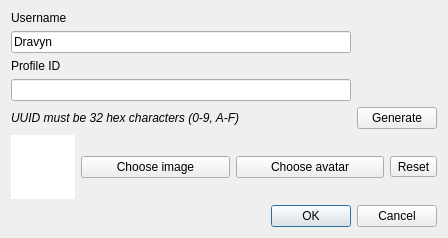
<?xml version='1.0' encoding='UTF-8'?>
<ui version="4.0">
 <class>NewUserDialog</class>
 <widget class="QDialog" name="NewUserDialog">
  <property name="geometry">
   <rect>
    <x>0</x>
    <y>0</y>
    <width>448</width>
    <height>220</height>
   </rect>
  </property>
  <property name="windowTitle">
   <string>New User</string>
  </property>
  <layout class="QGridLayout" name="gridLayout_2">
   <item row="2" column="1" colspan="3">
    <widget class="QDialogButtonBox" name="buttonBox">
     <property name="orientation">
      <enum>Qt::Orientation::Horizontal</enum>
     </property>
     <property name="standardButtons">
      <set>QDialogButtonBox::StandardButton::Cancel|QDialogButtonBox::StandardButton::Ok</set>
     </property>
    </widget>
   </item>
   <item row="1" column="2">
    <widget class="UIControls::Button" name="setAvatar">
     <property name="text">
      <string>Choose avatar</string>
     </property>
    </widget>
   </item>
   <item row="1" column="1">
    <widget class="UIControls::Button" name="selectImage">
     <property name="text">
      <string>Choose image</string>
     </property>
    </widget>
   </item>
   <item row="1" column="3">
    <widget class="QToolButton" name="revert">
     <property name="text">
      <string>Reset</string>
     </property>
    </widget>
   </item>
   <item row="0" column="0" colspan="4">
    <layout class="QGridLayout" name="gridLayout">
     <item row="2" column="0" colspan="2">
      <widget class="QLabel" name="label">
       <property name="text">
        <string>Profile ID</string>
       </property>
      </widget>
     </item>
     <item row="1" column="0" colspan="2">
      <widget class="QLineEdit" name="username">
       <property name="text">
        <string>Dravyn</string>
       </property>
      </widget>
     </item>
     <item row="3" column="0" colspan="2">
      <widget class="QLineEdit" name="uuid" />
     </item>
     <item row="0" column="0" colspan="2">
      <widget class="QLabel" name="label_2">
       <property name="text">
        <string>Username</string>
       </property>
      </widget>
     </item>
     <item row="4" column="0" colspan="2">
      <widget class="QLabel" name="label_3">
       <property name="font">
        <font>
         <italic>true</italic>
        </font>
       </property>
       <property name="text">
        <string>UUID must be 32 hex characters (0-9, A-F)</string>
       </property>
       <property name="wordWrap">
        <bool>true</bool>
       </property>
      </widget>
     </item>
     <item row="4" column="2" colspan="1">
      <widget class="UIControls::Button" name="generate">
       <property name="text">
        <string>Generate</string>
       </property>
      </widget>
     </item>
     <item row="3" column="2" colspan="1">
      <widget class="QLabel" name="uuidVerified">
       <property name="sizePolicy">
        <sizepolicy hsizetype="Fixed" vsizetype="Preferred">
         <horstretch>0</horstretch>
         <verstretch>0</verstretch>
        </sizepolicy>
       </property>
       <property name="minimumSize">
        <size>
         <width>24</width>
         <height>0</height>
        </size>
       </property>
      </widget>
     </item>
     <item row="1" column="2" colspan="1">
      <widget class="QLabel" name="usernameVerified">
       <property name="text">
        <string />
       </property>
      </widget>
     </item>
    </layout>
   </item>
   <item row="1" column="0">
    <widget class="QGraphicsView" name="image">
     <property name="sizePolicy">
      <sizepolicy hsizetype="Expanding" vsizetype="Expanding">
       <horstretch>0</horstretch>
       <verstretch>0</verstretch>
      </sizepolicy>
     </property>
     <property name="minimumSize">
      <size>
       <width>64</width>
       <height>64</height>
      </size>
     </property>
     <property name="maximumSize">
      <size>
       <width>64</width>
       <height>64</height>
      </size>
     </property>
     <property name="frameShape">
      <enum>QFrame::Shape::NoFrame</enum>
     </property>
     <property name="frameShadow">
      <enum>QFrame::Shadow::Plain</enum>
     </property>
     <property name="verticalScrollBarPolicy">
      <enum>Qt::ScrollBarPolicy::ScrollBarAlwaysOff</enum>
     </property>
     <property name="horizontalScrollBarPolicy">
      <enum>Qt::ScrollBarPolicy::ScrollBarAlwaysOff</enum>
     </property>
     <property name="interactive">
      <bool>false</bool>
     </property>
    </widget>
   </item>
  </layout>
 </widget>
 <customwidgets>
  <customwidget>
   <class>UIControls::Button</class>
   <extends>QPushButton</extends>
   <header>yuzu/util/design_system.h</header>
  </customwidget>
 </customwidgets>
 <resources />
 <connections>
  <connection>
   <sender>buttonBox</sender>
   <signal>accepted()</signal>
   <receiver>NewUserDialog</receiver>
   <slot>accept()</slot>
   <hints>
    <hint type="sourcelabel">
     <x>248</x>
     <y>254</y>
    </hint>
    <hint type="destinationlabel">
     <x>157</x>
     <y>274</y>
    </hint>
   </hints>
  </connection>
  <connection>
   <sender>buttonBox</sender>
   <signal>rejected()</signal>
   <receiver>NewUserDialog</receiver>
   <slot>reject()</slot>
   <hints>
    <hint type="sourcelabel">
     <x>316</x>
     <y>260</y>
    </hint>
    <hint type="destinationlabel">
     <x>286</x>
     <y>274</y>
    </hint>
   </hints>
  </connection>
 </connections>
</ui>
